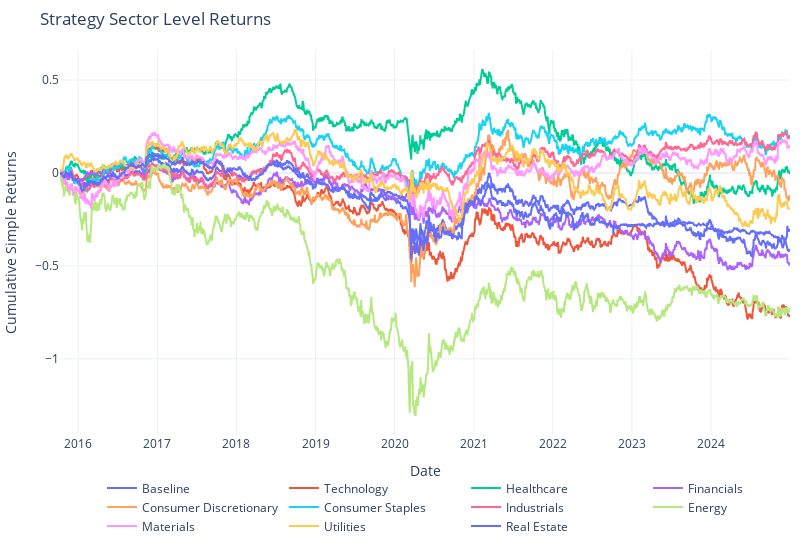

Source (notebook cell):
### Markdown cell above
*ii)* Strategy at Sector Level

### Code cell
fig = go.Figure()


for strategy in sector_baseline_returns:

    fig.add_trace(
        go.Scatter(
            x = sector_baseline_returns.index,
            y = sector_baseline_returns[strategy],
            name = strategy
        )
    )

fig.update_layout(title = 'Strategy Sector Level Returns')
fig.update_layout(
                  showlegend=True,
                  margin=dict(l=10, r=10, t=50, b=10),
                  legend=dict(orientation="h",yanchor="top",y=-0.1,xanchor="center",x=0.5),
                  width = 800,height = 550,
                  xaxis_title = 'Date',
                  xaxis=dict(title_standoff=3),
                  template = 'plotly_white'
                )
fig.update_yaxes(title = 'Cumulative Simple Returns')
fig.update_xaxes(title = 'Date')
fig.show()

### Figure 1 — Plotly figure (JSON) as saved in the notebook; plotly's stock layout.template omitted (floating-point values rounded to 4 significant figures; data arrays with more than 128 entries replaced by an {"elided": "..."} marker saying what was removed)
{"data": [{"name": "Baseline", "type": "scatter", "x": {"elided": "2322 str values"}, "y": {"elided": "2322 float values"}}, {"name": "Technology", "type": "scatter", "x": {"elided": "2322 str values"}, "y": {"elided": "2322 float values"}}, {"name": "Healthcare", "type": "scatter", "x": {"elided": "2322 str values"}, "y": {"elided": "2322 float values"}}, {"name": "Financials", "type": "scatter", "x": {"elided": "2322 str values"}, "y": {"elided": "2322 float values"}}, {"name": "Consumer Discretionary", "type": "scatter", "x": {"elided": "2322 str values"}, "y": {"elided": "2322 float values"}}, {"name": "Consumer Staples", "type": "scatter", "x": {"elided": "2322 str values"}, "y": {"elided": "2322 float values"}}, {"name": "Industrials", "type": "scatter", "x": {"elided": "2322 str values"}, "y": {"elided": "2322 float values"}}, {"name": "Energy", "type": "scatter", "x": {"elided": "2322 str values"}, "y": {"elided": "2322 float values"}}, {"name": "Materials", "type": "scatter", "x": {"elided": "2322 str values"}, "y": {"elided": "2322 float values"}}, {"name": "Utilities", "type": "scatter", "x": {"elided": "2322 str values"}, "y": {"elided": "2322 float values"}}, {"name": "Real Estate", "type": "scatter", "x": {"elided": "2322 str values"}, "y": {"elided": "2322 float values"}}], "layout": {"height": 550, "legend": {"orientation": "h", "x": 0.5, "xanchor": "center", "y": -0.1, "yanchor": "top"}, "margin": {"b": 10, "l": 10, "r": 10, "t": 50}, "showlegend": true, "title": {"text": "Strategy Sector Level Returns"}, "width": 800, "xaxis": {"title": {"text": "Date"}}, "yaxis": {"title": {"text": "Cumulative Simple Returns"}}}}
